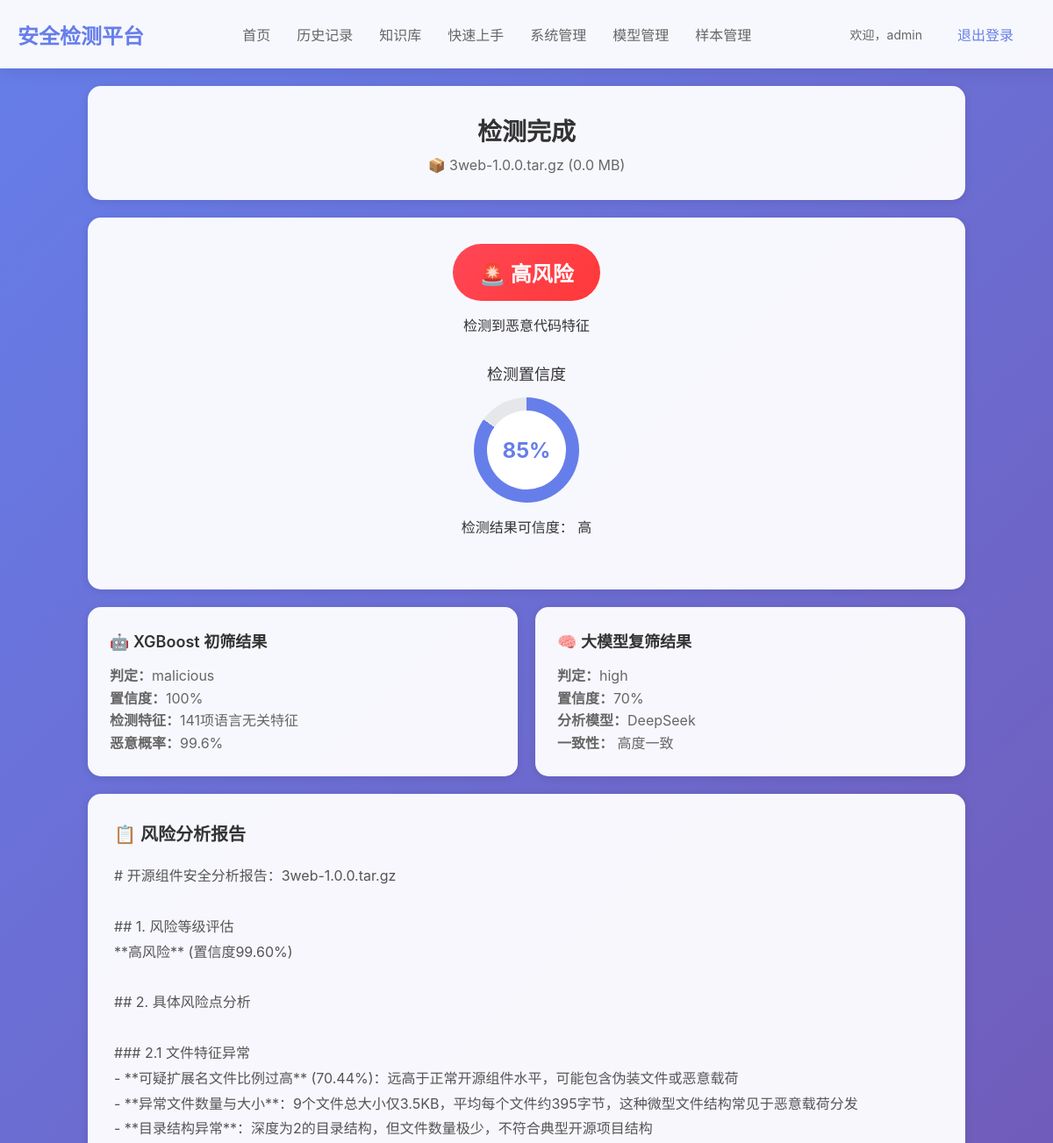
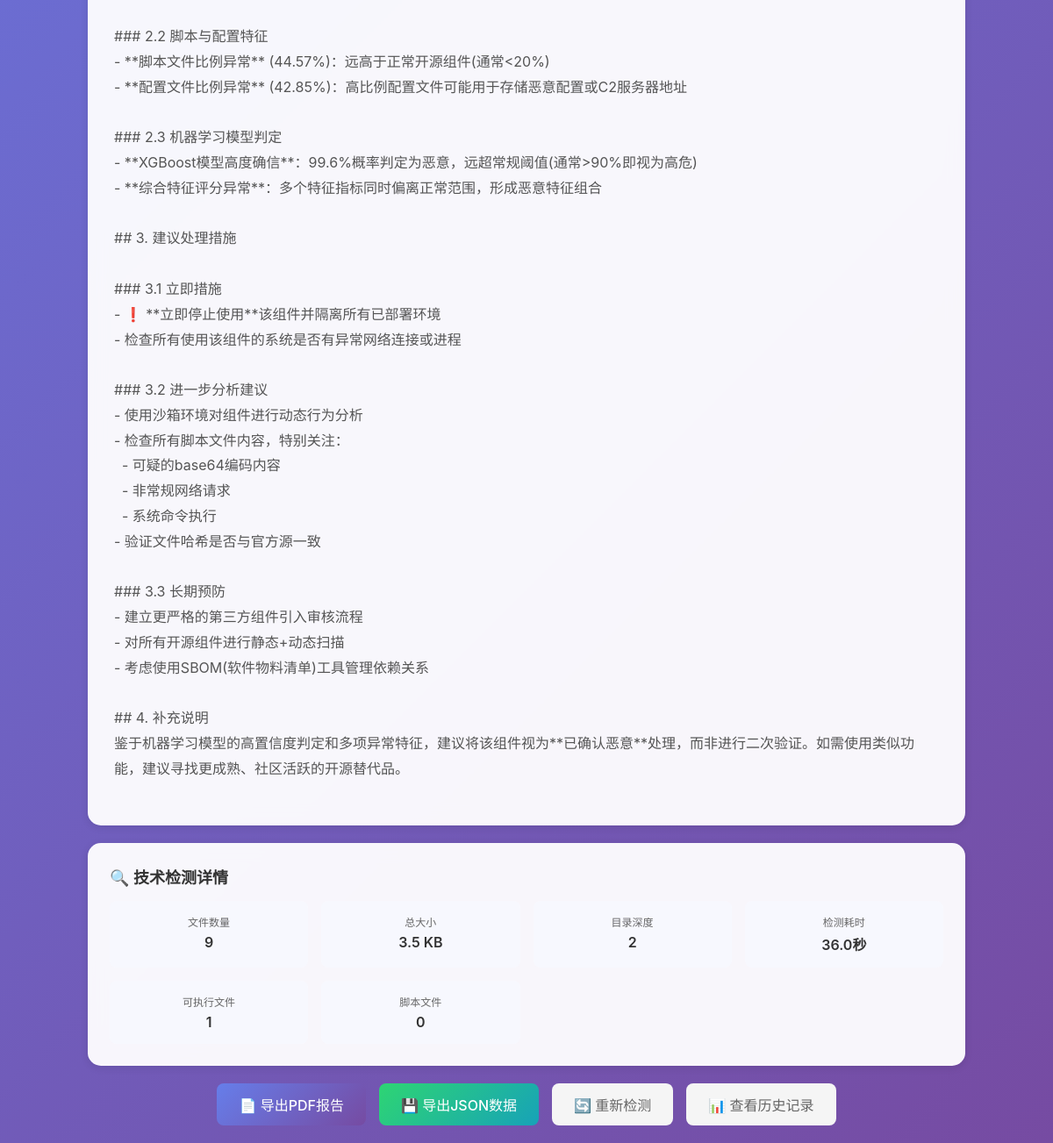
The app's page /results/14 (signed in) with its own data (2 pictures, top to bottom).
### tables this page shows
CREATE TABLE scan_records (
            id INTEGER PRIMARY KEY AUTOINCREMENT,
            user_id INTEGER,
            filename TEXT NOT NULL,
            file_size INTEGER,
            file_hash TEXT,
            scan_status TEXT DEFAULT 'pending',
            risk_level TEXT,
            confidence REAL,
            xgboost_result TEXT,
            llm_result TEXT,
            risk_explanation TEXT,
            scan_time REAL,
            created_at TIMESTAMP DEFAULT CURRENT_TIMESTAMP, package_type TEXT,
            FOREIGN KEY (user_id) REFERENCES users (id)
        );

### app.py (the view)
@app.route('/results/<int:scan_id>')
def results(scan_id):
    if 'user_id' not in session:
        return redirect(url_for('login'))
    conn = sqlite3.connect('security_scanner.db')
    cursor = conn.cursor()
    cursor.execute('''
        SELECT * FROM scan_records
        WHERE id = ? AND user_id = ?
    ''', (scan_id, session['user_id']))
    record = cursor.fetchone()
    if not record:
        flash('扫描记录不存在')
        return redirect(url_for('index'))
    cursor.execute('SELECT feature_data FROM features WHERE scan_id = ?', (scan_id,))
    feature_result = cursor.fetchone()
    features = json.loads(feature_result[0]) if feature_result else {}
    conn.close()
    scan_data = {
        'id': record[0],
        'filename': record[2],
        'file_size': record[3],
        'scan_status': record[5],
        'risk_level': record[6],
        'confidence': record[7] or 0.5,
        'xgboost_result': json.loads(record[8]) if record[8] else {},
        'llm_result': json.loads(record[9]) if record[9] else {},
        'risk_explanation': record[10],
        'scan_time': record[11],
        'created_at': record[12],
        'features': features
    }
    return render_template('results.html', scan_data=scan_data)

### templates/results.html (shortened to what this page needs)
{% extends "base.html" %}
{% block content %}
<div class="results-container">
    <div class="results-header">
        <h1>检测完成</h1>
        <div class="file-info">📦 {{ scan_data.filename }} ({{ "%.1f"|format(scan_data.file_size / 1024 / 1024) }} MB)</div>
    </div>
    <div class="result-summary">
        <div class="threat-level">
            {% if scan_data.risk_level == 'high' %}
                <div class="threat-badge threat-high">🚨 高风险</div>
                <div>检测到恶意代码特征</div>
            {% elif scan_data.risk_level == 'medium' %}
                <div class="threat-badge threat-medium">⚠️ 中等风险</div>
                <div>存在潜在安全隐患</div>
            {% else %}
                <div class="threat-badge threat-low">✅ 低风险</div>
                <div>组件包相对安全</div>
            {% endif %}
        </div>
        <div class="confidence-score">
            <div class="confidence-title">检测置信度</div>
            <div class="confidence-circle">
                <div class="confidence-inner">{{ "%.0f"|format(scan_data.confidence * 100) }}%</div>
            </div>
            <div>检测结果可信度：
                {% if scan_data.confidence >= 0.8 %}高
                {% elif scan_data.confidence >= 0.6 %}中等
                {% else %}较低
                {% endif %}
            </div>
        </div>
    </div>
    <div class="detection-details">
        <div class="detail-card">
            <div class="detail-title">
                🤖 XGBoost 初筛结果
            </div>
            <div class="detail-content">
                <strong>判定：</strong>{{ scan_data.xgboost_result.prediction if scan_data.xgboost_result else 'N/A' }}<br>
                <strong>置信度：</strong>{{ "%.0f"|format(scan_data.xgboost_result.confidence * 100) if scan_data.xgboost_result else 'N/A' }}%<br>
                <strong>检测特征：</strong>141项语言无关特征<br>
                <strong>恶意概率：</strong>{{ "%.1f"|format(scan_data.xgboost_result.malicious_prob * 100) if scan_data.xgboost_result else 'N/A' }}%
            </div>
        </div>
        <div class="detail-card">
            <div class="detail-title">
                🧠 大模型复筛结果
            </div>
            <div class="detail-content">
                <strong>判定：</strong>{{ scan_data.llm_result.risk_level if scan_data.llm_result else 'N/A' }}<br>
                <strong>置信度：</strong>{{ "%.0f"|format(scan_data.llm_result.confidence * 100) if scan_data.llm_result else 'N/A' }}%<br>
                <strong>分析模型：</strong>DeepSeek<br>
                <strong>一致性：</strong>
                {% if scan_data.xgboost_result and scan_data.llm_result %}
                    {% if (scan_data.xgboost_result.prediction == 'malicious' and scan_data.llm_result.risk_level == 'high') or
                          (scan_data.xgboost_result.prediction == 'benign' and scan_data.llm_result.risk_level == 'low') %}
                        高度一致
                    {% else %}
                        部分一致
                    {% endif %}
                {% else %}
                    N/A
                {% endif %}
            </div>
        </div>
    </div>
    {% if scan_data.risk_explanation %}
    <div class="risk-explanation">
        <div class="explanation-title">
            📋 风险分析报告
        </div>
        <div class="explanation-content">{{ scan_data.risk_explanation }}</div>
    </div>
    {% endif %}
    <div class="technical-details">
        <div class="detail-title">
            🔍 技术检测详情
        </div>
        <div class="features-grid">
            <div class="feature-item">
                <div class="feature-label">文件数量</div>
                <div class="feature-value">{{ scan_data.features.file_count|round|int if scan_data.features else 'N/A' }}</div>
            </div>
            <div class="feature-item">
                <div class="feature-label">总大小</div>
                <div class="feature-value">{{ "%.1f"|format(scan_data.features.total_size / 1024) if scan_data.features else 'N/A' }} KB</div>
            </div>
            <div class="feature-item">
                <div class="feature-label">目录深度</div>
                <div class="feature-value">{{ scan_data.features.directory_depth|round|int if scan_data.features else 'N/A' }}</div>
            </div>
            <div class="feature-item">
                <div class="feature-label">检测耗时</div>
                <div class="feature-value">{{ "%.1f"|format(scan_data.scan_time) if scan_data.scan_time else 'N/A' }}秒</div>
            </div>
            <div class="feature-item">
                <div class="feature-label">可执行文件</div>
                <div class="feature-value">{{ scan_data.features.executable_files|round|int if scan_data.features else 'N/A' }}</div>
            </div>
            <div class="feature-item">
                <div class="feature-label">脚本文件</div>
                <div class="feature-value">{{ scan_data.features.script_files|round|int if scan_data.features else 'N/A' }}</div>
            </div>
        </div>
    </div>
    <div class="action-buttons">
        <a href="/download_report/{{ scan_data.id }}/pdf" class="btn btn-primary">📄 导出PDF报告</a>
        <a href="/download_report/{{ scan_data.id }}/json" class="btn btn-success">💾 导出JSON数据</a>
        <a href="/" class="btn btn-secondary">🔄 重新检测</a>
        <a href="/history" class="btn btn-secondary">📊 查看历史记录</a>
         </div>
 </div>
 {% endblock %}

### templates/base.html (style rules this page uses)
* { margin: 0; padding: 0; box-sizing: border-box; }
body { font-family: 'Microsoft YaHei', -apple-system, BlinkMacSystemFont, 'Segoe UI', sans-serif; background: linear-gradient(135deg, #667eea 0%, #764ba2 100%); min-height: 100vh; color: #333; }
.btn { padding: 8px 16px; border: none; border-radius: 6px; text-decoration: none; font-size: 14px; font-weight: 500; cursor: pointer; transition: all 0.3s ease; display: inline-block; }
.btn-primary { background: linear-gradient(135deg, #667eea 0%, #764ba2 100%); color: white; }

### templates/results.html (style rules this page uses)
.results-container { max-width: 1000px; margin: 0 auto; }
.results-header { background: rgba(255, 255, 255, 0.95); backdrop-filter: blur(10px); padding: 30px; border-radius: 15px; box-shadow: 0 2px 10px rgba(0,0,0,0.1); margin-bottom: 20px; text-align: center; }
.results-header h1 { color: #333; margin-bottom: 10px; font-size: 28px; }
.file-info { color: #666; font-size: 16px; }
.result-summary { background: rgba(255, 255, 255, 0.95); backdrop-filter: blur(10px); padding: 30px; border-radius: 15px; box-shadow: 0 2px 10px rgba(0,0,0,0.1); margin-bottom: 20px; }
.threat-level { text-align: center; margin-bottom: 30px; }
.threat-badge { display: inline-block; padding: 15px 30px; border-radius: 50px; font-size: 24px; font-weight: 700; color: white; margin-bottom: 15px; }
.threat-high { background: linear-gradient(135deg, #ff4757 0%, #ff3838 100%); }
.confidence-score { text-align: center; margin-bottom: 30px; }
.confidence-title { color: #333; font-size: 18px; margin-bottom: 15px; }
.confidence-circle { width: 120px; height: 120px; border-radius: 50%; background: #e5e7eb; display: flex; align-items: center; justify-content: center; margin: 0 auto 15px; position: relative; }
.confidence-inner { width: 90px; height: 90px; background: white; border-radius: 50%; display: flex; align-items: center; justify-content: center; font-size: 24px; font-weight: 700; color: #667eea; }
.detection-details { display: grid; grid-template-columns: 1fr 1fr; gap: 20px; margin-bottom: 20px; }
.detail-card { background: rgba(255, 255, 255, 0.95); backdrop-filter: blur(10px); padding: 25px; border-radius: 15px; box-shadow: 0 2px 10px rgba(0,0,0,0.1); }
.detail-title { color: #333; font-size: 18px; font-weight: 600; margin-bottom: 15px; display: flex; align-items: center; gap: 10px; }
.detail-content { color: #666; line-height: 1.6; }
.risk-explanation { background: rgba(255, 255, 255, 0.95); backdrop-filter: blur(10px); padding: 30px; border-radius: 15px; box-shadow: 0 2px 10px rgba(0,0,0,0.1); margin-bottom: 20px; }
.explanation-title { color: #333; font-size: 20px; font-weight: 600; margin-bottom: 20px; display: flex; align-items: center; gap: 10px; }
.explanation-content { color: #555; line-height: 1.8; font-size: 16px; margin-bottom: 20px; white-space: pre-wrap; }
.technical-details { background: rgba(255, 255, 255, 0.95); backdrop-filter: blur(10px); padding: 25px; border-radius: 15px; box-shadow: 0 2px 10px rgba(0,0,0,0.1); margin-bottom: 20px; }
.features-grid { display: grid; grid-template-columns: repeat(auto-fit, minmax(200px, 1fr)); gap: 15px; margin-top: 15px; }
.feature-item { background: rgba(248, 249, 255, 0.8); padding: 15px; border-radius: 8px; text-align: center; }
.feature-label { color: #666; font-size: 12px; margin-bottom: 5px; }
.feature-value { color: #333; font-size: 16px; font-weight: 600; }
.action-buttons { display: flex; gap: 15px; justify-content: center; flex-wrap: wrap; }
.btn { padding: 12px 25px; border: none; border-radius: 8px; font-size: 16px; cursor: pointer; transition: all 0.3s ease; text-decoration: none; display: inline-block; }
.btn-primary { background: linear-gradient(135deg, #667eea 0%, #764ba2 100%); color: white; }
.btn-success { background: linear-gradient(135deg, #2ed573 0%, #17a2b8 100%); color: white; }
.btn-secondary { background: #f5f5f5; color: #666; }

### records on screen
scan_records: filename "3web-1.0.0.tar.gz", scan_data.file_size/1024/1024 "0.0", scan_data.confidence*100 "85", llm_result "high", risk_explanation "# 开源组件安全分析报告：3web-1.0.0.tar.gz ## 1. 风险等级评估 **高风险** (置信度99.60%) ## 2. 具体风险点分析 ### 2.1 文件特征异常 - **可疑扩展名文件比例过高** (70.44%)：远高于正常开源组件水平，可能包含伪装文件或恶意载荷 - **异常文件数量与大小**：9个文件总大小仅3.5KB，平均每个文件约395字节，这种微型文件结构常见于恶意载荷分发 - **目录结构异常**：深度为2的目录结构，但文件数量极少，不符合典型开源项目结构 ### 2.2 脚本与配置特征 - **脚本文件比例异常** (44.57%)：远高于正常开源组件(通常<20%) - **配置文件比例异常** (42.85%)：高比例配置文件可能用于存储恶意配置或C2服务器地址 ### 2.3 机器学习模型判定 - **XGBoost模型高度确信**：99.6%概率判定为恶意，远超常规阈值(通常>90%即视为高危) - **综合特征评分异常**：多个特征指标同时偏离正常范围，形成恶意特征组合 ## 3. 建议处理措施 ### 3.1 立即措施 - ❗ **立即停止使用**该组件并隔离所有已部署环境 - 检查所有使用该组件的系统是否有异常网络连接或进程 ### 3.2 进一步分析建议 - 使用沙箱环境对组件进行动态行为分析 - 检查所有脚本文件内容，特别关注： - 可疑的base64编码内容 - 非常规网络请求 - 系统命令执行 - 验证文件哈希是否与官方源一致 ### 3.3 长期预防 - 建立更严格的第三方组件引入审核流程 -…", scan_time "36.0"

### other values on screen
{{ session.username }} "admin"
